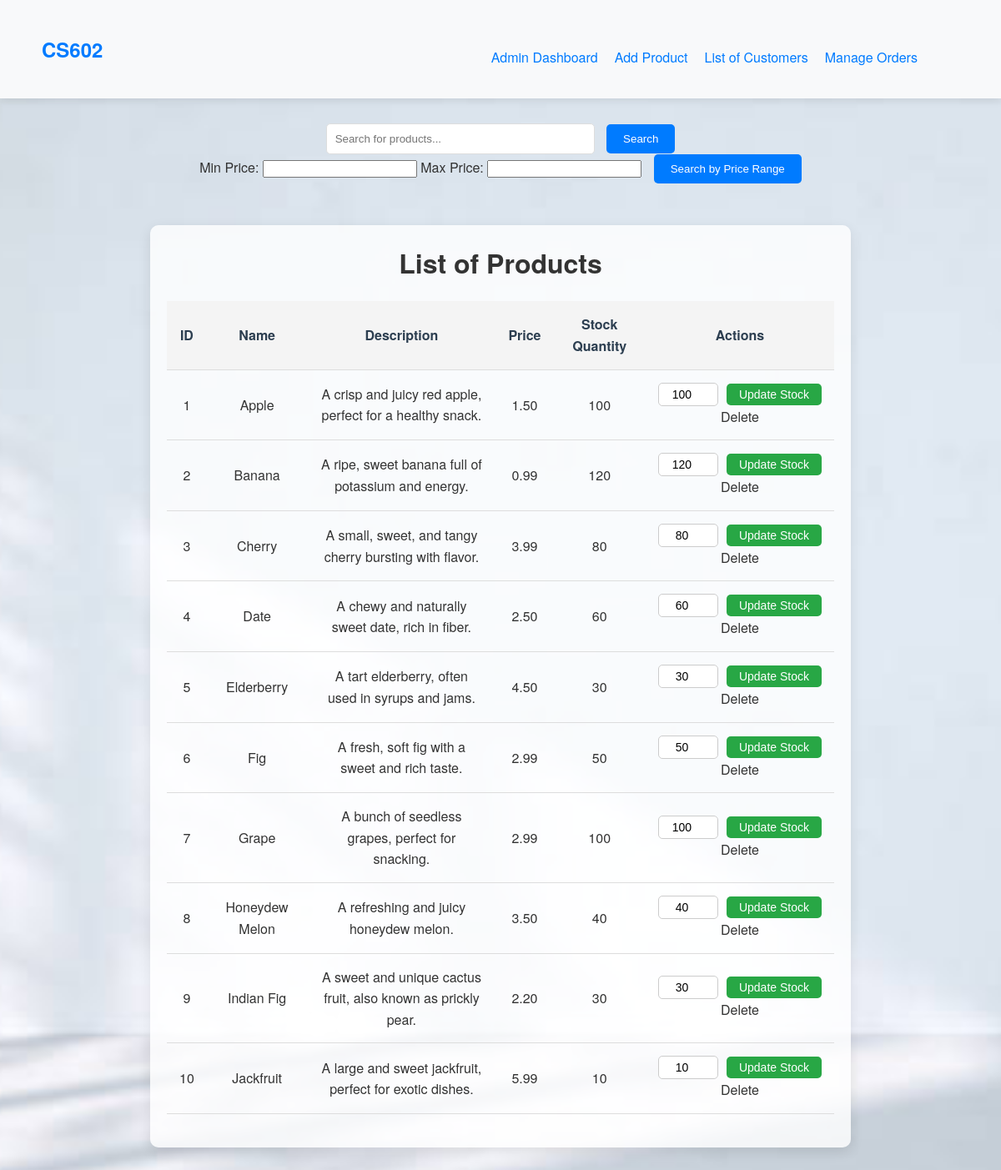
/list_products.php?admin=true, run on the app's committed database.
### tables this page shows
CREATE TABLE products (
                          id INT AUTO_INCREMENT PRIMARY KEY,
                          name VARCHAR(255) NOT NULL,
                          description TEXT,
                          price DECIMAL(10, 2) NOT NULL,
                          stock_quantity INT NOT NULL
);

### list_products.php (the view, shortened to what this page needs)
<?php
require_once('database.php');
$is_admin = isset($_GET['admin']) && $_GET['admin'] == 'true';
$sql = "SELECT * FROM products";
$result = $conn->query($sql);
?>
<!DOCTYPE html>
<html lang="en">
<head>
    <link rel="stylesheet" href="css/main.css">
</head>
<body>
<div class="main-header">
    <div class="logo">
        <a href="index.php"><h2>CS602</h2></a>
    </div>
    <div class="main-nav-links">
        <?php if ($is_admin): ?>
            <a href="admin_dashboard.php">Admin Dashboard</a>
            <a href="add_product.php">Add Product</a>
            <a href="list_customers.php">List of Customers</a>
            <a href="manage_orders.php">Manage Orders</a>
        <?php endif; ?>
    </div>
</div>
<div class="search-container">
    <form method="get" action="search_product.php">
        <input type="text" name="query" placeholder="Search for products...">
        <input type="submit" value="Search">
    </form>
    <form method="get" action="search_product.php">
        <label for="min_price">Min Price:</label>
        <input type="number" name="min_price" id="min_price" step="0.01">
        <label for="max_price">Max Price:</label>
        <input type="number" name="max_price" id="max_price" step="0.01">
        <input type="submit" value="Search by Price Range">
    </form>
</div>
<div class="container">
    <h1 style="text-align:center;">List of Products</h1>
    <table>
        <thead>
        <tr>
            <th>ID</th>
            <th>Name</th>
            <th>Description</th>
            <th>Price</th>
            <th>Stock Quantity</th>
            <th>Actions</th>
        </tr>
        </thead>
        <tbody>
        <?php
        if ($result->num_rows > 0) {
            while($row = $result->fetch_assoc()) {
                echo "<tr>
                        <td>".$row['id']."</td>
                        <td>".$row['name']."</td>
                        <td>".$row['description']."</td>
                        <td>".$row['price']."</td>
                        <td>".$row['stock_quantity']."</td>
                        <td>";
                if ($is_admin) {
                    echo "<form method='post' action='update_stock.php' class='update-stock-form'>
                            <input type='hidden' name='product_id' value='".$row['id']."'>
                            <input type='number' name='new_stock_quantity' value='".$row['stock_quantity']."' min='0'>
                            <input type='submit' value='Update Stock' class='update-stock-btn'>
                          </form>
                          <a href='delete_product.php?id=".$row['id']."' onclick=\"return confirm('Are you sure you want to delete this product?');\">Delete</a>";
                }
                echo "</td>
                    </tr>";
            }
        } else {
            echo "<tr><td colspan='6' style='text-align: center;'>No products found</td></tr>";
        }
        ?>
        </tbody>
    </table>
</div>
</body>
</html>

### css/main.css (style rules this page uses)
body, h1, p, a { margin: 0; padding: 0; text-decoration: none; color: inherit; }
body { font-family: 'Helvetica Neue', Arial, sans-serif; background: url('../images/backgroundImage.jpg') no-repeat center center fixed; background-size: cover; color: #333; line-height: 1.6; position: relative; z-index: 1; }
.main-header { display: flex; justify-content: space-between; align-items: center; padding: 20px 50px; background-color: #f8f9fa; box-shadow: 0 2px 10px rgba(0, 0, 0, 0.1); margin-bottom: 30px; }
.logo h2 { font-size: 24px; font-weight: bold; color: #007bff; }
.main-nav-links { display: flex; justify-content: flex-end; gap: 20px; margin-top: 20px; margin-right: 50px; }
.main-nav-links a { color: #007bff; font-size: 16px; text-decoration: none; font-weight: 500; }
.container { margin: 50px auto; max-width: 800px; padding: 20px; background-color: rgba(255, 255, 255, 0.8); border-radius: 10px; box-shadow: 0 5px 15px rgba(0, 0, 0, 0.1); }
table { width: 100%; border-collapse: collapse; margin-bottom: 20px; }
th, td { padding: 15px; text-align: center; border-bottom: 1px solid #ddd; }
th { background-color: #f4f4f4; font-weight: bold; color: #2c3e50; }
td { font-size: 1em; vertical-align: middle; }
h1 { margin-bottom: 20px; font-size: 2em; text-align: center; }
.update-stock-form { display: flex; align-items: center; justify-content: center; }
.update-stock-form input[type="number"] { width: 60px; padding: 5px; margin-right: 10px; font-size: 14px; border: 1px solid #ccc; border-radius: 5px; text-align: center; }
.update-stock-btn { padding: 5px 15px; background-color: #28a745; color: white; border: none; border-radius: 5px; cursor: pointer; font-size: 14px; transition: background-color 0.3s ease; }
.search-container { margin-bottom: 20px; text-align: center; }
.search-container input[type="text"] { padding: 10px; width: 300px; border: 1px solid #ddd; border-radius: 5px; }
.search-container input[type="submit"] { padding: 10px 20px; background-color: #007bff; color: white; border: none; border-radius: 5px; cursor: pointer; margin-left: 10px; }

### data on the page
products: id "1", name "Apple", description "A crisp and juicy red apple, perfect for a healthy snack.", price "1.50", stock_quantity "100", new_stock_quantity "100"
products: id "2", name "Banana", description "A ripe, sweet banana full of potassium and energy.", price "0.99", stock_quantity "120", new_stock_quantity "120"
products: id "3", name "Cherry", description "A small, sweet, and tangy cherry bursting with flavor.", price "3.99", stock_quantity "80", new_stock_quantity "80"
products: id "4", name "Date", description "A chewy and naturally sweet date, rich in fiber.", price "2.50", stock_quantity "60", new_stock_quantity "60"
products: id "5", name "Elderberry", description "A tart elderberry, often used in syrups and jams.", price "4.50", stock_quantity "30", new_stock_quantity "30"
products: id "6", name "Fig", description "A fresh, soft fig with a sweet and rich taste.", price "2.99", stock_quantity "50", new_stock_quantity "50"
products: id "7", name "Grape", description "A bunch of seedless grapes, perfect for snacking.", price "2.99", stock_quantity "100", new_stock_quantity "100"
products: id "8", name "Honeydew Melon", description "A refreshing and juicy honeydew melon.", price "3.50", stock_quantity "40", new_stock_quantity "40"
products: id "9", name "Indian Fig", description "A sweet and unique cactus fruit, also known as prickly pear.", price "2.20", stock_quantity "30", new_stock_quantity "30"
products: id "10", name "Jackfruit", description "A large and sweet jackfruit, perfect for exotic dishes.", price "5.99", stock_quantity "10", new_stock_quantity "10"
